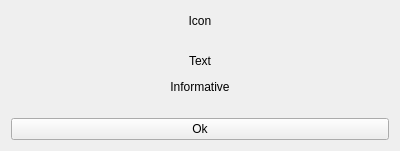
<?xml version="1.0" encoding="UTF-8"?>
<ui version="4.0">
 <class>wdgDialogAbout</class>
 <widget class="QWidget" name="wdgDialogAbout">
  <property name="geometry">
   <rect>
    <x>0</x>
    <y>0</y>
    <width>400</width>
    <height>151</height>
   </rect>
  </property>
  <property name="windowTitle">
   <string notr="true">About</string>
  </property>
  <layout class="QVBoxLayout" name="verticalLayout_wdgDialogAbout">
   <property name="spacing">
    <number>24</number>
   </property>
   <item>
    <layout class="QVBoxLayout" name="verticalLayout_Icon_Text">
     <property name="spacing">
      <number>24</number>
     </property>
     <item>
      <widget class="QLabel" name="icon_About">
       <property name="text">
        <string notr="true">Icon</string>
       </property>
       <property name="alignment">
        <set>Qt::AlignCenter</set>
       </property>
      </widget>
     </item>
     <item>
      <layout class="QVBoxLayout" name="verticalLayout_Text">
       <property name="spacing">
        <number>12</number>
       </property>
       <item>
        <widget class="QLabel" name="label_Text">
         <property name="text">
          <string notr="true">Text</string>
         </property>
         <property name="alignment">
          <set>Qt::AlignCenter</set>
         </property>
        </widget>
       </item>
       <item>
        <widget class="QLabel" name="label_Informative">
         <property name="text">
          <string notr="true">Informative</string>
         </property>
         <property name="alignment">
          <set>Qt::AlignCenter</set>
         </property>
        </widget>
       </item>
      </layout>
     </item>
    </layout>
   </item>
   <item>
    <widget class="themePushButton" name="pushButton_Ok">
     <property name="text">
      <string notr="true">Ok</string>
     </property>
     <property name="icon">
      <iconset resource="resources.qrc">
       <normaloff>:/icon/icons/confirm.svgz</normaloff>:/icon/icons/confirm.svgz</iconset>
     </property>
    </widget>
   </item>
  </layout>
 </widget>
 <customwidgets>
  <customwidget>
   <class>themePushButton</class>
   <extends>QPushButton</extends>
   <header>theme.hpp</header>
  </customwidget>
 </customwidgets>
 <resources>
  <include location="resources.qrc"/>
 </resources>
 <connections/>
</ui>
